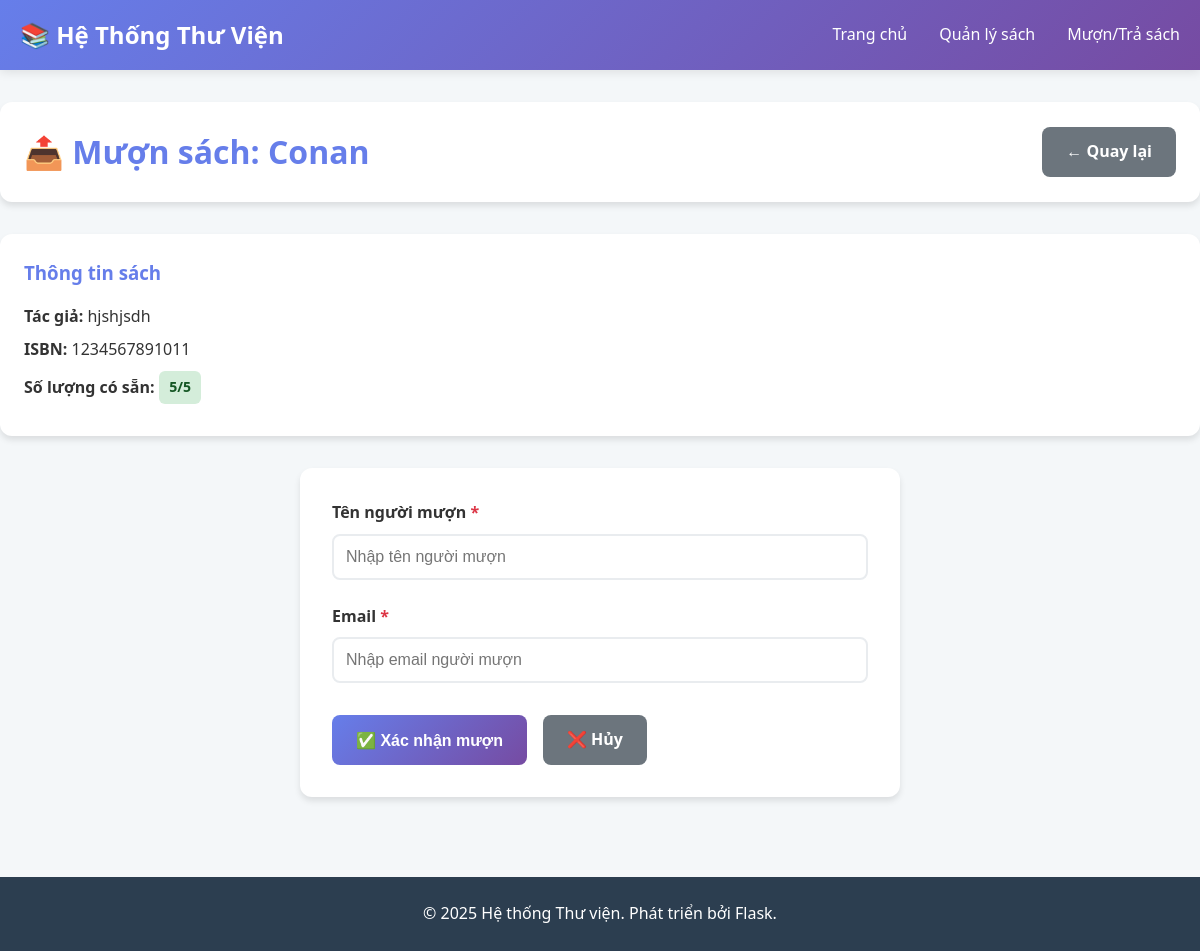
/borrow/1, run on the app's committed database.
### models.py (models this page shows, shortened)
class Book(db.Model):
    __tablename__ = 'books'
    id = db.Column(db.Integer, primary_key=True)
    title = db.Column(db.String(200), nullable=False)
    author = db.Column(db.String(100), nullable=False)
    isbn = db.Column(db.String(13), unique=True, nullable=False)
    quantity = db.Column(db.Integer, default=1)  # Số lượng sách có sẵn
    available = db.Column(db.Integer, default=1)  # Số lượng sách còn lại để mượn
    created_at = db.Column(db.DateTime, default=datetime.utcnow)
    borrow_records = db.relationship('BorrowRecord', backref='book', lazy=True, cascade='all, delete-orphan')

### app.py (the view, shortened to what this page needs)
@app.route('/borrow/<int:book_id>', methods=['GET', 'POST'])
def borrow_book(book_id):
    book = Book.query.get_or_404(book_id)
    return render_template('borrow_book.html', book=book)

### templates/borrow_book.html (shortened to what this page needs)
{% extends "base.html" %}
{% block content %}
<div class="page-header">
    <h1>📤 Mượn sách: {{ book.title }}</h1>
    <a href="{{ url_for('books') }}" class="btn btn-secondary">← Quay lại</a>
</div>
<div class="book-info">
    <h3>Thông tin sách</h3>
    <p><strong>Tác giả:</strong> {{ book.author }}</p>
    <p><strong>ISBN:</strong> {{ book.isbn }}</p>
    <p><strong>Số lượng có sẵn:</strong>
        <span class="badge {% if book.available > 0 %}badge-success{% else %}badge-danger{% endif %}">
            {{ book.available }}/{{ book.quantity }}
        </span>
    </p>
</div>
{% if book.available > 0 %}
<div class="form-container">
    <form method="POST" action="{{ url_for('borrow_book', book_id=book.id) }}">
        <div class="form-group">
            <label for="borrower_name">Tên người mượn <span class="required">*</span></label>
            <input type="text" id="borrower_name" name="borrower_name" required
                   placeholder="Nhập tên người mượn">
        </div>
        <div class="form-group">
            <label for="borrower_email">Email <span class="required">*</span></label>
            <input type="email" id="borrower_email" name="borrower_email" required
                   placeholder="Nhập email người mượn">
        </div>
        <div class="form-actions">
            <button type="submit" class="btn btn-primary">✅ Xác nhận mượn</button>
            <a href="{{ url_for('books') }}" class="btn btn-secondary">❌ Hủy</a>
        </div>
    </form>
</div>
{% else %}
<div class="alert alert-danger">
    <strong>⚠️ Không thể mượn:</strong> Sách này hiện đã hết. Vui lòng quay lại sau.
</div>
{% endif %}
{% endblock %}

### static/css/style.css (style rules this page uses)
* { margin: 0; padding: 0; box-sizing: border-box; }
body { font-family: 'Segoe UI', Tahoma, Geneva, Verdana, sans-serif; line-height: 1.6; color: #333; background-color: #f4f7f9; }
.page-header { display: flex; justify-content: space-between; align-items: center; margin-bottom: 2rem; background: white; padding: 1.5rem; border-radius: 12px; box-shadow: 0 4px 6px rgba(0,0,0,0.1); }
.page-header h1 { color: #667eea; font-size: 2rem; }
.btn { display: inline-block; padding: 0.75rem 1.5rem; border: none; border-radius: 8px; text-decoration: none; font-weight: 600; cursor: pointer; transition: all 0.3s; font-size: 1rem; }
.btn-primary { background: linear-gradient(135deg, #667eea 0%, #764ba2 100%); color: white; }
.btn-secondary { background-color: #6c757d; color: white; }
.badge { display: inline-block; padding: 0.35rem 0.65rem; font-size: 0.875rem; font-weight: 600; border-radius: 6px; }
.badge-success { background-color: #d4edda; color: #155724; }
.form-container { background: white; padding: 2rem; border-radius: 12px; box-shadow: 0 4px 6px rgba(0,0,0,0.1); max-width: 600px; margin: 0 auto; }
.form-group { margin-bottom: 1.5rem; }
.form-group label { display: block; margin-bottom: 0.5rem; font-weight: 600; color: #333; }
.required { color: #dc3545; }
.form-group input, .form-group select, .form-group textarea { width: 100%; padding: 0.75rem; border: 2px solid #e9ecef; border-radius: 8px; font-size: 1rem; transition: border-color 0.3s; }
.form-actions { display: flex; gap: 1rem; margin-top: 2rem; }
.book-info { background: white; padding: 1.5rem; border-radius: 12px; box-shadow: 0 4px 6px rgba(0,0,0,0.1); margin-bottom: 2rem; }
.book-info h3 { color: #667eea; margin-bottom: 1rem; }
.book-info p { margin-bottom: 0.5rem; font-size: 1rem; }

### data on the page
Book: title "Conan", author "hjshjsdh", isbn "1234567891011", available "5", quantity "5"
